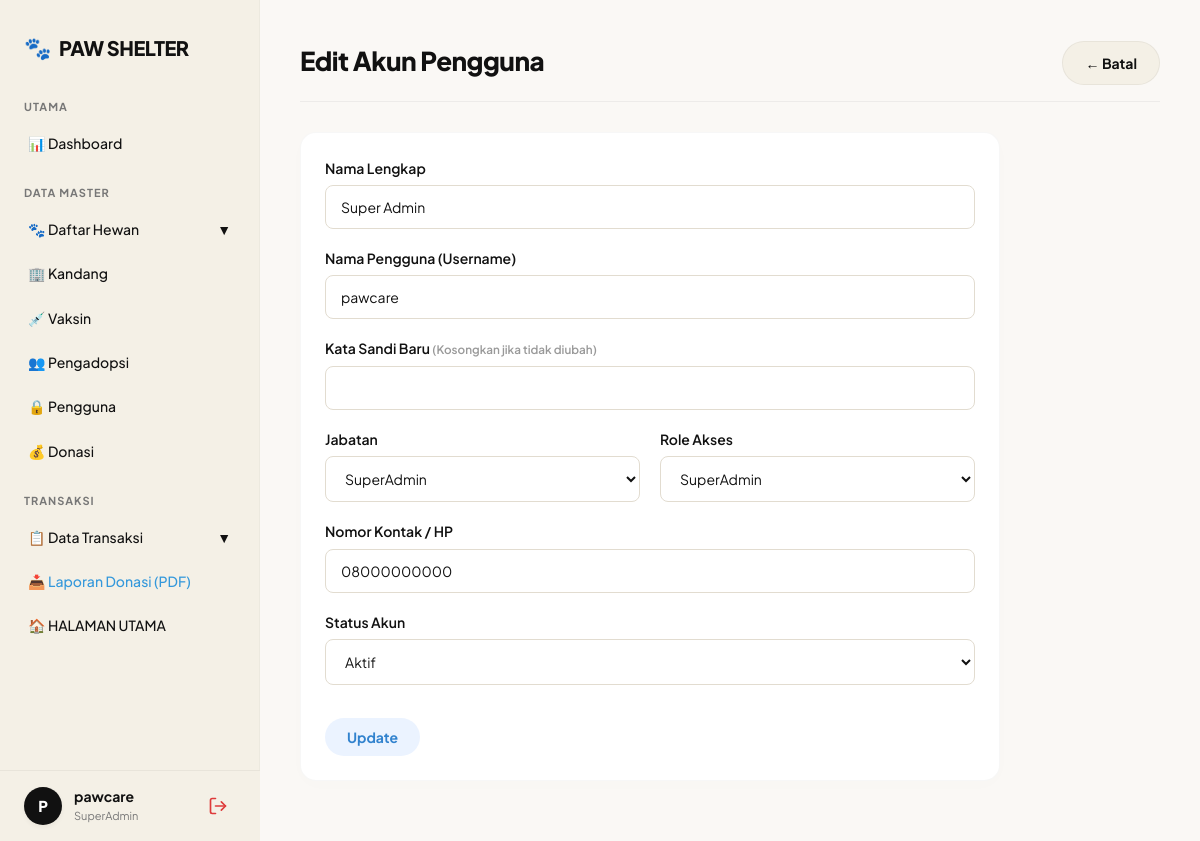
Page /index.php?page=pengguna_edit&id=1 (signed in) on the committed database.
### tables this page shows
CREATE TABLE IF NOT EXISTS pengguna (
    id_pengguna INT AUTO_INCREMENT PRIMARY KEY,
    nama_lengkap VARCHAR(100) NOT NULL DEFAULT '',
    jabatan ENUM('SuperAdmin','Perawat Hewan','Koordinator','User') NOT NULL,
    kontak VARCHAR(20) NOT NULL DEFAULT '',
    nama_pengguna VARCHAR(50) UNIQUE NOT NULL,
    kata_sandi VARCHAR(255) NOT NULL,
    role ENUM('SuperAdmin','Pegawai','User') NOT NULL,
    status ENUM('Aktif','Suspended','Resign') DEFAULT 'Aktif'
);

### app/controllers/PenggunaController.php (called while the page is built, shortened)
<?php
require_once __DIR__ . '/../models/PenggunaModel.php';
class PenggunaController {
    private $m;
    public function __construct() {
        $this->m = new PenggunaModel();
    }
    public function edit($id) {
        $data = $this->m->getById($id);
        include __DIR__ . '/../../views/Master_Data/pengguna/edit.php';
    }
}
?>

### app/models/PenggunaModel.php (called while the page is built, shortened)
<?php
require_once __DIR__ . '/../../config/connect.php';
class PenggunaModel {
    private $pdo;
    public function __construct() {
        global $pdo;
        $this->pdo = $pdo;
    }
    public function getById($id) {
        $stmt = $this->pdo->prepare("SELECT * FROM pengguna WHERE id_pengguna = ?");
        $stmt->execute([$id]);
        return $stmt->fetch();
    }
}
?>

### views/Master_Data/pengguna/edit.php (the view, shortened to what this page needs)
<?php include __DIR__ . '/../../layouts/header.php'; ?>
<?php include __DIR__ . '/../../layouts/sidebar_admin.php'; ?>
<div class="main-wrapper">
    <header class="admin-header">
        <h2>Edit Akun Pengguna</h2>
        <a href="index.php?page=pengguna" class="btn btn-secondary">&larr; Batal</a>
    </header>
    <div class="card" style="max-width: 700px;">
        <form action="index.php?page=pengguna_edit&id=<?= $data['id_pengguna'] ?>" method="POST">
            <div class="form-group">
                <label>Nama Lengkap</label>
                <input type="text" name="nama_lengkap" value="<?= htmlspecialchars($data['nama_lengkap']) ?>" class="form-control" required>
            </div>
            <div class="form-group">
                <label>Nama Pengguna (Username)</label>
                <input type="text" name="nama_pengguna" value="<?= htmlspecialchars($data['nama_pengguna']) ?>" class="form-control" required>
            </div>
            <div class="form-group">
                <label>Kata Sandi Baru <small style="color:#999;">(Kosongkan jika tidak diubah)</small></label>
                <input type="password" name="kata_sandi" class="form-control" autocomplete="new-password">
            </div>
            <div style="display:flex; gap:20px;">
                <div class="form-group" style="flex:1;">
                    <label>Jabatan</label>
                    <select name="jabatan" class="form-control" required>
                        <option value="SuperAdmin" <?= $data['jabatan'] == 'SuperAdmin' ? 'selected' : '' ?>>SuperAdmin</option>
                    </select>
                </div>
                <div class="form-group" style="flex:1;">
                    <label>Role Akses</label>
                    <select name="role" class="form-control">
                        <option value="SuperAdmin" <?= $data['role'] == 'SuperAdmin' ? 'selected' : '' ?>>SuperAdmin</option>
                    </select>
                </div>
            </div>
            <div class="form-group">
                <label>Nomor Kontak / HP</label>
                <input type="text" name="kontak" value="<?= htmlspecialchars($data['kontak']) ?>" class="form-control" required>
            </div>
            <div class="form-group">
                <label>Status Akun</label>
                <select name="status" class="form-control">
                    <option value="Aktif" <?= $data['status'] == 'Aktif' ? 'selected' : '' ?>>Aktif</option>
                </select>
            </div>
            <button type="submit" class="btn btn-warning" style="margin-top:15px;">Update</button>
        </form>
    </div>
</div>
<?php include __DIR__ . '/../../layouts/footer.php'; ?>

### assets/css/style.css (style rules this page uses)
:root { --krem-utama: #FAF8F5; --krem-gelap: #F4F0E6; --krem-tabel: #EFE9DB; --hitam: #111111; --putih: #FFFFFF; --merah: #DE3B3B; --text-muted: #777777; --biru-aksi: #3182CE; --biru-bg: #EBF3FF; --merah-bg: #FFF5F5; }
* { margin: 0; padding: 0; box-sizing: border-box; font-family: 'Plus Jakarta Sans', 'Segoe UI', Tahoma, Geneva, Verdana, sans-serif; }
body { background-color: var(--krem-utama); color: var(--hitam); line-height: 1.6; }
a { text-decoration: none; color: inherit; }
.btn { display: inline-flex; align-items: center; justify-content: center; gap: 8px; padding: 10px 22px; border: none; border-radius: 30px; font-size: 14px; font-weight: 700; cursor: pointer; transition: all 0.2s ease; text-align: center; outline: none; }
.btn-secondary { background-color: var(--krem-gelap); color: var(--hitam); border: 1px solid rgba(0, 0, 0, 0.05); }
.btn-warning { background-color: var(--biru-bg); color: var(--biru-aksi); }
.form-group { margin-bottom: 18px; }
.form-group label { display: block; margin-bottom: 6px; font-weight: 600; color: var(--hitam); font-size: 14px; }
.form-control { width: 100%; padding: 12px 15px; border: 1px solid #E2DCD0; border-radius: 8px; font-size: 14px; background-color: var(--putih); color: var(--hitam); outline: none; transition: 0.2s; }
.main-wrapper { margin-left: 260px; padding: 40px; min-height: 100vh; }
.admin-header { display: flex; justify-content: space-between; align-items: center; margin-bottom: 30px; padding-bottom: 15px; border-bottom: 1px solid rgba(0, 0, 0, 0.05); }
.admin-header h2 { color: var(--hitam); font-size: 26px; font-weight: 800; letter-spacing: -0.5px; margin-bottom: 4px; }
.card { background: var(--putih); padding: 24px; border-radius: 16px; box-shadow: 0 4px 20px rgba(0,0,0,0.01); margin-bottom: 20px; border: 1px solid rgba(0, 0, 0, 0.03); overflow-x: auto; }

### rows in the picture
pengguna: nama_lengkap "Super Admin", nama_pengguna "pawcare", jabatan "SuperAdmin", role "SuperAdmin", kontak "08000000000", status "Aktif"

### other values in the picture
$userLetter "P"
$_SESSION['username'] "pawcare"
$_SESSION['role'] "SuperAdmin"
